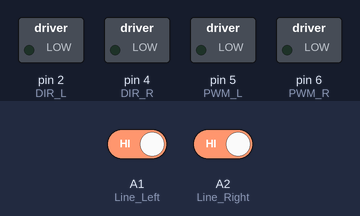
This sketch was run on a simulated Arduino Uno, built with avr-gcc and run on an emulated ATmega328P. On the bench: switched loads named in the sketch (green lamp = pin HIGH). The test bench sets the inputs (shaded band); at power-on: A1 (Line_Left) HIGH, A2 (Line_Right) HIGH.

Above: at 1.2 s.
1.3 s: A1 (Line_Left) driven LOW
At 2.1 s:
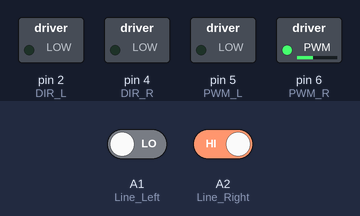
2.8 s: A2 (Line_Right) driven LOW
At 3.3 s:
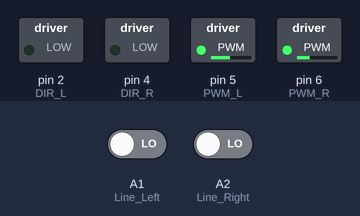
4.3 s: A1 (Line_Left) driven HIGH
At 5.6 s:
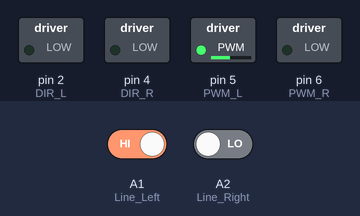
Timing chart, 0 to 7.3 s (numbered marks = the images above; inputs shaded):
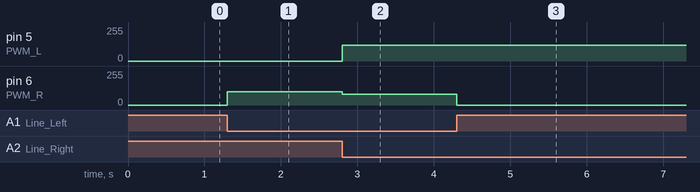

The sketch:

linetracking.Ino
```cpp
// --- MOTOR PINS ---
const int DIR_L = 2;
const int PWM_L = 5;
const int DIR_R = 4;
const int PWM_R = 6;

// --- UPDATED SENSOR PINS ---
const int Line_Left  = A1; // Updated to A1
const int Line_Right = A2; // Updated to A2

void setup() {
  pinMode(DIR_L, OUTPUT);
  pinMode(PWM_L, OUTPUT);
  pinMode(DIR_R, OUTPUT);
  pinMode(PWM_R, OUTPUT);

  pinMode(Line_Left, INPUT);
  pinMode(Line_Right, INPUT);
}

void loop() {
  // Reading digital signal: Obstacle sensors usually return 0 for Black/Detected
  int val_L = digitalRead(Line_Left);
  int val_R = digitalRead(Line_Right);

  // 1. FORWARD: Both sensors see BLACK (Line detected = 0)
  if (val_L == 0 && val_R == 0) {
    digitalWrite(DIR_L, LOW);
    digitalWrite(DIR_R, LOW);
    analogWrite(PWM_L, 120);
    analogWrite(PWM_R, 80);
  }

  // 2. TURN LEFT: Left sees BLACK (0), Right sees WHITE (1)
  else if (val_L == 0 && val_R == 1) {
    digitalWrite(DIR_L, LOW);
    analogWrite(PWM_L, 0);
    analogWrite(PWM_R, 100);
  }

  // 3. TURN RIGHT: Right sees BLACK (0), Left sees WHITE (1)
  else if (val_L == 1 && val_R == 0) {
    digitalWrite(DIR_R, LOW);
    analogWrite(PWM_R, 0);
    analogWrite(PWM_L, 120);
  }

  // 4. STOP: Both sensors see WHITE (No line = 1)
  else {
    analogWrite(PWM_L, 0);
    analogWrite(PWM_R, 0);
  }
}
```

Measured:
- after the input at 1.3 s, pin 6 (PWM_R): 0/255 → 100/255 at once
- after the input at 2.8 s, pin 5 (PWM_L): 0/255 → 120/255 at once; pin 6 (PWM_R): 100/255 → 80/255 at once
- after the input at 4.3 s, pin 6 (PWM_R): 80/255 → 0/255 at once
